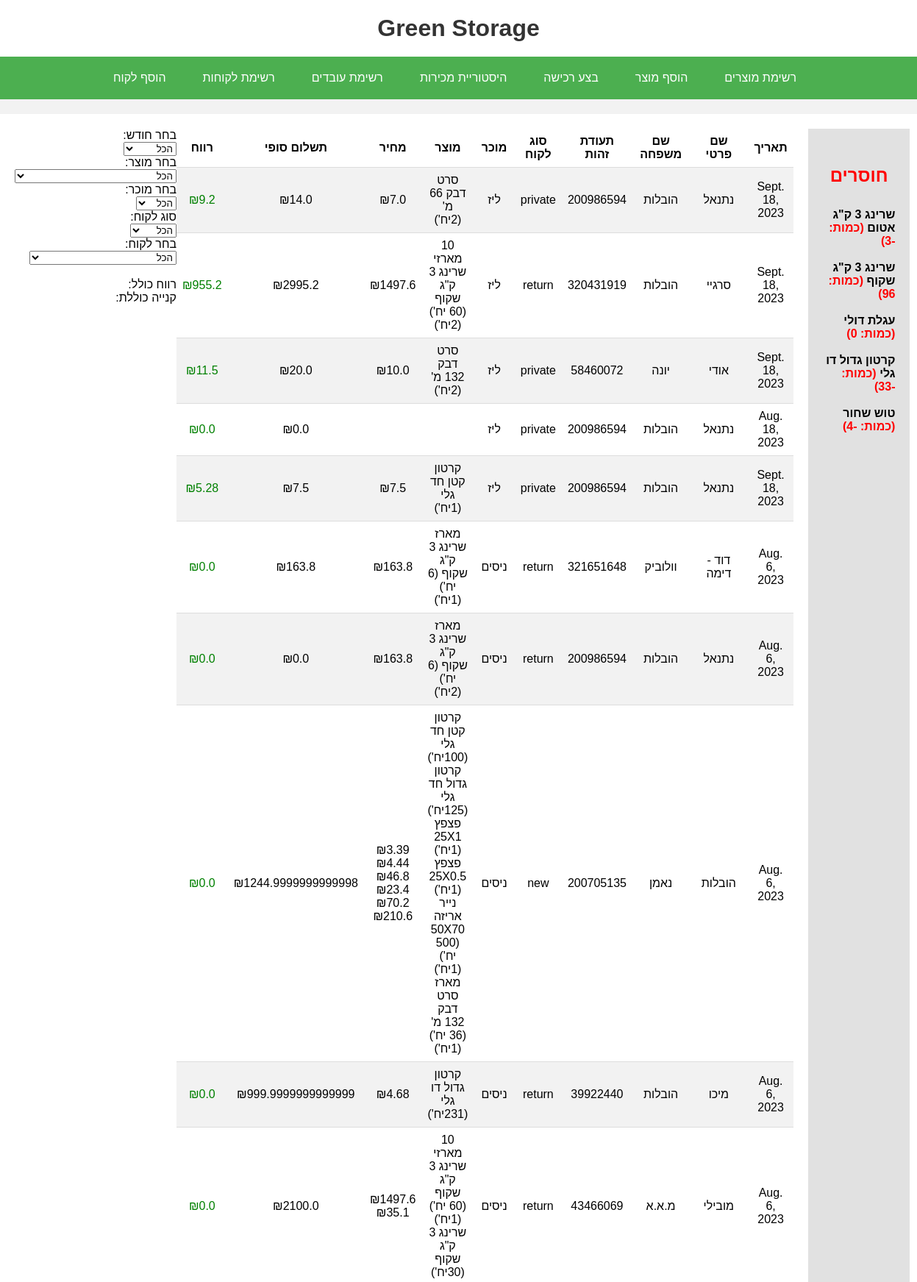
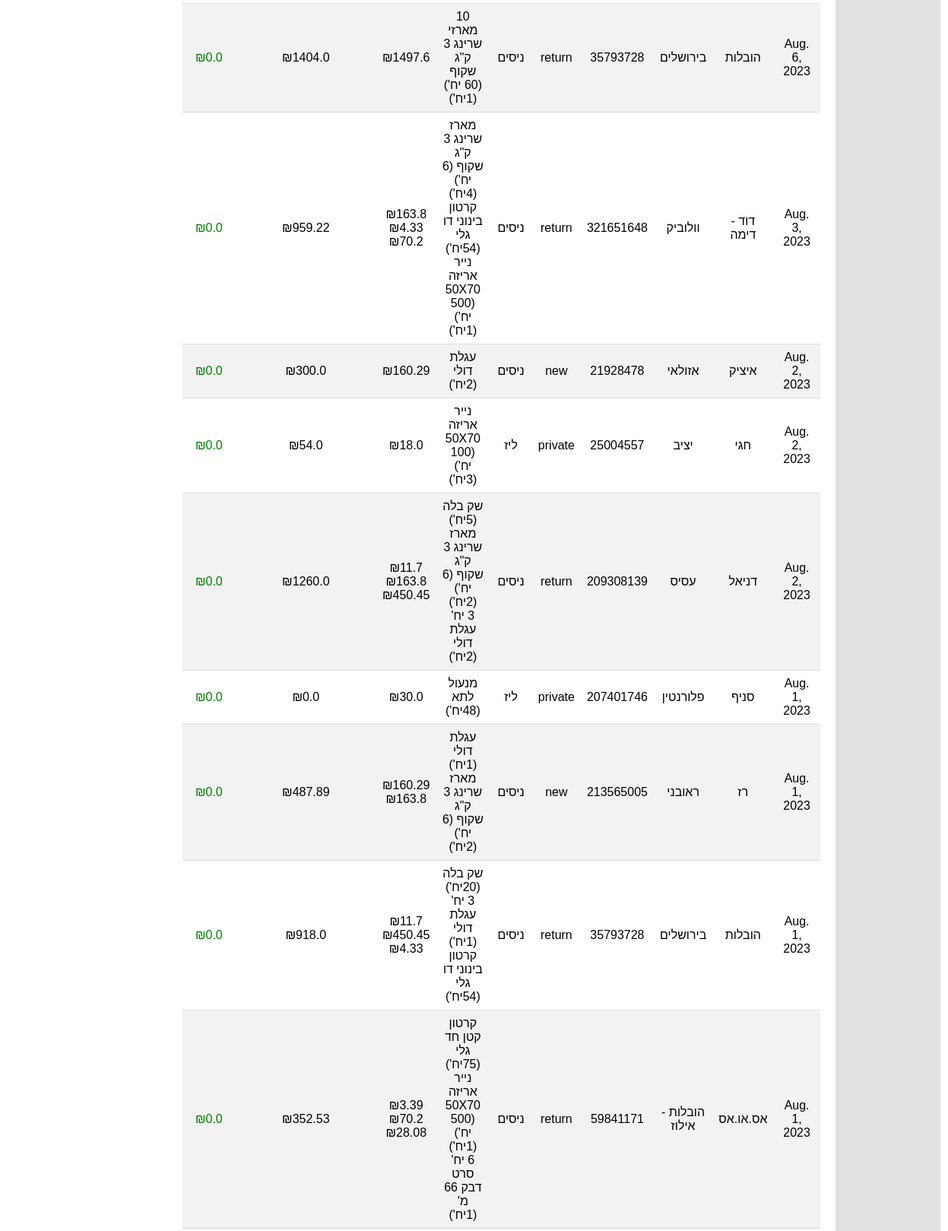
The app's page /print/history/ (upper part) with its own data (2 pictures, top to bottom).
### myApp/models.py (models this page shows, shortened)
class SalesHistory(models.Model):
    date = models.DateField()
    fname = models.CharField(max_length=50)
    lname = models.CharField(max_length=50)
    customer_id = models.IntegerField()
    customer_type = models.CharField(max_length=15, choices=type_of_customer)
    sales_man= models.CharField(max_length=20)
    price = models.JSONField(default=dict)
    product_table = models.JSONField(default=dict)
    final_prize = models.FloatField()
    profit=models.FloatField()

class Equipment(models.Model):
    product_type = models.CharField(max_length=100)
    over_all_stock= models.IntegerField()
    cost=models.FloatField()
    price_for_private= models.FloatField()
    price_for_drivers= models.FloatField()
    current_stock=models.IntegerField()
    notice=models.IntegerField()
    origin_product=models.CharField(max_length=100)
    package=models.IntegerField()

### myApp/views.py (the view)
# urls.py: path('print/history/', views.print_history, name='print_history'),
def print_history(request):
    workers_entries= workers.objects.all()
    equipment_entries = Equipment.objects.all()
    sales_history_entries = list(SalesHistory.objects.all())
    customers_entries= Customer.objects.all()
    return render(request, 'History.html', {'sales_history': sales_history_entries,
    'equipment_entries': equipment_entries,
    'workers_entries':workers_entries,
    'customers_entries':customers_entries,
    })

### myApp/templates/History.html (shortened to what this page needs)
{% extends 'base.html' %}
{% block content %}
<form class="filter-form">
    <label for="month-filter">בחר חודש:</label>
    <br>
    <select id="month-filter" name="month-filter" onchange="filterSalesHistory()">
        <option value="all">הכל</option>
    </select>
    <br>
    <label for="product-filter">בחר מוצר:</label>
    <select id="product-filter" name="product-filter" onchange="filterSalesHistory()">
        <option value="all">הכל</option>
    </select>
    <br>
    <label for="sales-man-filter">בחר מוכר:</label>
    <br>
    <select id="sales-man-filter" name="sales-man-filter" onchange="filterSalesHistory()">
        <option value="all">הכל</option>
    </select>
    <br>
    <label for="customer_type"> סוג לקוח:</label>
    <br>
    <select id="customer_type" name="customer_type" onchange="filterSalesHistory()">
        <option value="all">הכל</option>
    </select>
    <br>
    <label for="name-filter">בחר לקוח:</label>
    <br>
    <select id="name-filterr" name="name-filter" onchange="filterSalesHistory()">
        <option value="all">הכל</option>
    </select>
    <br><br>
    <div id="total-sum">רווח כולל:</div>
    <div id="total-buy">קנייה כוללת:</div>
</form>
<table id="sales-history-table">
    <tr>
        <th>תאריך</th>
        <th> שם פרטי</th>
        <th> שם משפחה</th>
        <th> תעודת זהות</th>
        <th> סוג לקוח</th>
        <th> מוכר</th>
        <th>מוצר</th>
        <th>מחיר</th>
        <th> תשלום סופי</th>
        <th>רווח</th>
    </tr>
    {% for entry in sales_history reversed %}
    <tr>
        <td>{{ entry.date }}</td>
        <td>{{ entry.fname }}</td>
        <td>{{ entry.lname }}</td>
        <td>{{ entry.customer_id }}</td>
        <td>{{ entry.customer_type }}</td>
        <td>{{ entry.sales_man }}</td>
        <td>
            {% for product, quantity in entry.product_table.items %}
                {{ product }} ({{ quantity }}יח')<br>
            {% endfor %}
        </td>
        <td>
            {% for product, cost in entry.price.items %}
                ₪{{ cost }}
                 <br>
            {% endfor %}
        </td>
        <td>₪{{ entry.final_prize }}</td>
        <td style="color: green;">₪{{ entry.profit }}</td>
    </tr>
    {% endfor %}
</table>
{% endblock %}

### myApp/templates/base.html (shortened to what this page needs)
<!DOCTYPE html>
<html>
<head>
</head>
<body>
    <h1>Green Storage</h1>
    <div class="toolbar">
        <button onclick="location.href='/add-customer/'">הוסף לקוח </button>
        <button onclick="location.href='/print/customers/'">רשימת לקוחות</button>
        <button onclick="location.href='/print/workers/'"> רשימת עובדים</button>
        <button onclick="location.href='/print/history/'"> היסטוריית מכירות</button>
        <button onclick="location.href='/add-buy/'"> בצע רכישה</button>
        <button onclick="location.href='/add-product/'">הוסף מוצר </button>
        <button onclick="location.href='/print-product/'"> רשימת מוצרים</button>
    </div>
    <div class="content">
        {% block content %}
        {% endblock %}
        <div class="mission-box">
            <h2>חוסרים</h2>
            <p>
                {% for equipment in equipment_entries %}
                    {% if equipment.current_stock < equipment.notice %}
                    <span style="color: black">{{ equipment.product_type }}</span> (כמות: {{ equipment.current_stock }})<br><br>
                    {% endif %}
                {% endfor %}
            </p>
        </div>
    </div>
</body>
</html>

### myApp/templates/base.html (style rules this page uses)
body { background-color: #F2F2F2; font-family: Arial, sans-serif; margin: 0; padding: 0; }
h1 { color: #333333; text-align: center; padding: 20px; background-color: #FFFFFF; margin: 0; }
.toolbar { display: flex; justify-content: center; background-color: #4CAF50; padding: 10px; margin-bottom: 20px; }
.toolbar button { background-color: #4CAF50; border: none; color: white; padding: 10px 20px; margin-right: 10px; cursor: pointer; font-size: 16px; transition: background-color 0.3s ease; }
.content { background-color: #FFFFFF; padding: 20px; display: flex; flex-direction: row; justify-content: space-between; }
.mission-box { background-color: #E1E1E1; padding: 20px; margin-left: 20px; width: 200px; color: red; font-weight: bold; direction: rtl; }

### myApp/templates/History.html (style rules this page uses)
table { border-collapse: collapse; width: 100%; direction: rtl; }
th { padding: 8px; text-align: left; border-bottom: 1px solid #ddd; direction: rtl; text-align:center; }
td { padding: 8px; text-align: left; border-bottom: 1px solid #ddd; text-align:center; }
tr:nth-child(even) { background-color: #f2f2f2; }
h2 { text-align: center; padding: 10px; }
.filter-form { margin-bottom: 10px; direction: rtl; }

### records on screen
SalesHistory: date "Sept. 18, 2023", fname "נתנאל", lname "הובלות", customer_id "200986594", customer_type "private", sales_man "ליז", product_table "סרט דבק 66 מ'", product_table "2", price "7.0", final_prize "14.0", profit "9.2"
SalesHistory: date "Sept. 18, 2023", fname "סרגיי", lname "הובלות", customer_id "320431919", customer_type "return", sales_man "ליז", product_table "10 מארזי שרינג 3 ק\"ג שקוף (60 יח')", product_table "2", price "1497.6", final_prize "2995.2", profit "955.2"
SalesHistory: date "Sept. 18, 2023", fname "אודי", lname "יונה", customer_id "58460072", customer_type "private", sales_man "ליז", product_table "סרט דבק 132 מ'", product_table "2", price "10.0", final_prize "20.0", profit "11.5"
SalesHistory: date "Aug. 18, 2023", fname "נתנאל", lname "הובלות", customer_id "200986594", customer_type "private", sales_man "ליז", final_prize "0.0", profit "0.0"
SalesHistory: date "Sept. 18, 2023", fname "נתנאל", lname "הובלות", customer_id "200986594", customer_type "private", sales_man "ליז", price "7.5", final_prize "7.5", profit "5.28"
Equipment: product_type "קרטון קטן חד גלי", package "1"
SalesHistory: date "Aug. 6, 2023", fname "דוד -דימה", lname "וולוביק", customer_id "321651648", customer_type "return", sales_man "ניסים", product_table "מארז שרינג 3 ק\"ג שקוף (6 יח')", product_table "1", price "163.8", final_prize "163.8", profit "0.0"
SalesHistory: date "Aug. 6, 2023", fname "נתנאל", lname "הובלות", customer_id "200986594", customer_type "return", sales_man "ניסים", product_table "מארז שרינג 3 ק\"ג שקוף (6 יח')", product_table "2", price "163.8", final_prize "0.0", profit "0.0"
SalesHistory: date "Aug. 6, 2023", fname "הובלות", lname "נאמן", customer_id "200705135", customer_type "new", sales_man "ניסים", product_table "קרטון קטן חד גלי" "קרטון גדול חד גלי" "נייר אריזה 50X70 (500 יח')" "מארז סרט דבק 132 מ' (36 יח')", product_table "100" "125" "1" "1", price "3.39" "4.44" "46.8" "23.4" "70.2" "210.6", final_prize "1244.9999999999998", profit "0.0"
Equipment: product_type "פצפץ 25X1", package "1"
Equipment: product_type "פצפץ 25X0.5", package "1"
SalesHistory: date "Aug. 6, 2023", fname "מיכו", lname "הובלות", customer_id "39922440", customer_type "return", sales_man "ניסים", product_table "קרטון גדול דו גלי", product_table "231", price "4.68", final_prize "999.9999999999999", profit "0.0"
SalesHistory: date "Aug. 6, 2023", fname "מובילי", lname "מ.א.א", customer_id "43466069", customer_type "return", sales_man "ניסים", product_table "10 מארזי שרינג 3 ק\"ג שקוף (60 יח')" "שרינג 3 ק\"ג שקוף", product_table "1" "30", price "1497.6" "35.1", final_prize "2100.0", profit "0.0"
SalesHistory: date "Aug. 6, 2023", fname "הובלות", lname "בירושלים", customer_id "35793728", customer_type "return", sales_man "ניסים", product_table "10 מארזי שרינג 3 ק\"ג שקוף (60 יח')", product_table "1", price "1497.6", final_prize "1404.0", profit "0.0"
SalesHistory: date "Aug. 3, 2023", fname "דוד -דימה", lname "וולוביק", customer_id "321651648", customer_type "return", sales_man "ניסים", product_table "מארז שרינג 3 ק\"ג שקוף (6 יח')" "קרטון בינוני דו גלי" "נייר אריזה 50X70 (500 יח')", product_table "4" "54" "1", price "163.8" "4.33" "70.2", final_prize "959.22", profit "0.0"
SalesHistory: date "Aug. 2, 2023", fname "איציק", lname "אזולאי", customer_id "21928478", customer_type "new", sales_man "ניסים", product_table "עגלת דולי", product_table "2", price "160.29", final_prize "300.0", profit "0.0"
SalesHistory: date "Aug. 2, 2023", fname "חגי", lname "יציב", customer_id "25004557", customer_type "private", sales_man "ליז", product_table "נייר אריזה 50X70 (100 יח')", product_table "3", price "18.0", final_prize "54.0", profit "0.0"
SalesHistory: date "Aug. 2, 2023", fname "דניאל", lname "עסיס", customer_id "209308139", customer_type "return", sales_man "ניסים", product_table "שק בלה" "מארז שרינג 3 ק\"ג שקוף (6 יח')" "3 יח' עגלת דולי", product_table "5" "2" "2", price "11.7" "163.8" "450.45", final_prize "1260.0", profit "0.0"
SalesHistory: date "Aug. 1, 2023", fname "סניף", lname "פלורנטין", customer_id "207401746", customer_type "private", sales_man "ליז", product_table "מנעול לתא", product_table "48", price "30.0", final_prize "0.0", profit "0.0"
SalesHistory: date "Aug. 1, 2023", fname "רז", lname "ראובני", customer_id "213565005", customer_type "new", sales_man "ניסים", product_table "מארז שרינג 3 ק\"ג שקוף (6 יח')", product_table "2", price "160.29" "163.8", final_prize "487.89", profit "0.0"
Equipment: product_type "עגלת דולי", package "1", current_stock "0"
SalesHistory: date "Aug. 1, 2023", fname "הובלות", lname "בירושלים", customer_id "35793728", customer_type "return", sales_man "ניסים", product_table "שק בלה" "3 יח' עגלת דולי" "קרטון בינוני דו גלי", product_table "20" "1" "54", price "11.7" "450.45" "4.33", final_prize "918.0", profit "0.0"
SalesHistory: date "Aug. 1, 2023", fname "אס.או.אס", lname "הובלות -אילוז", customer_id "59841171", customer_type "return", sales_man "ניסים", product_table "קרטון קטן חד גלי" "נייר אריזה 50X70 (500 יח')" "6 יח' סרט דבק 66 מ'", product_table "75" "1" "1", price "3.39" "70.2" "28.08", final_prize "352.53", profit "0.0"
Equipment: product_type "שרינג 3 ק\"ג אטום", current_stock "-3"
Equipment: product_type "שרינג 3 ק\"ג שקוף", current_stock "96"
Equipment: product_type "קרטון גדול דו גלי", current_stock "-33"
Equipment: product_type "טוש שחור", current_stock "-4"
